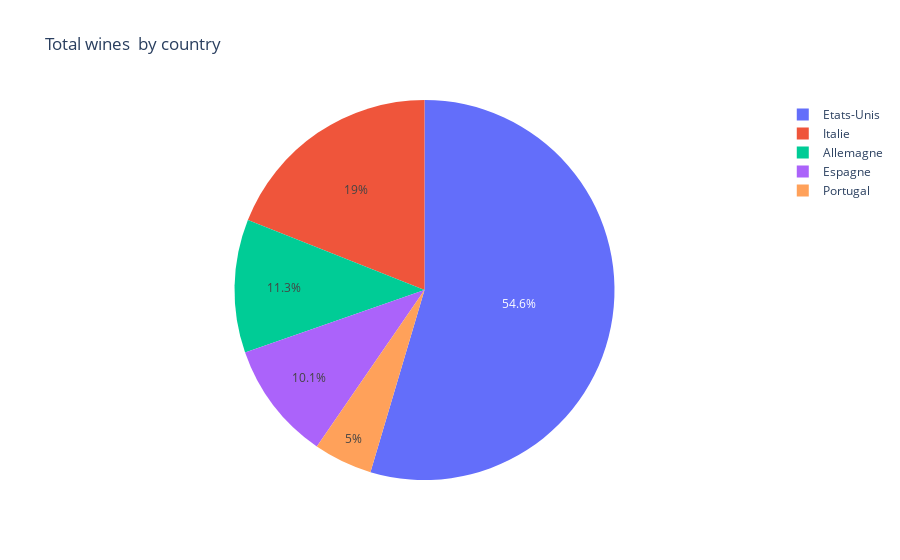
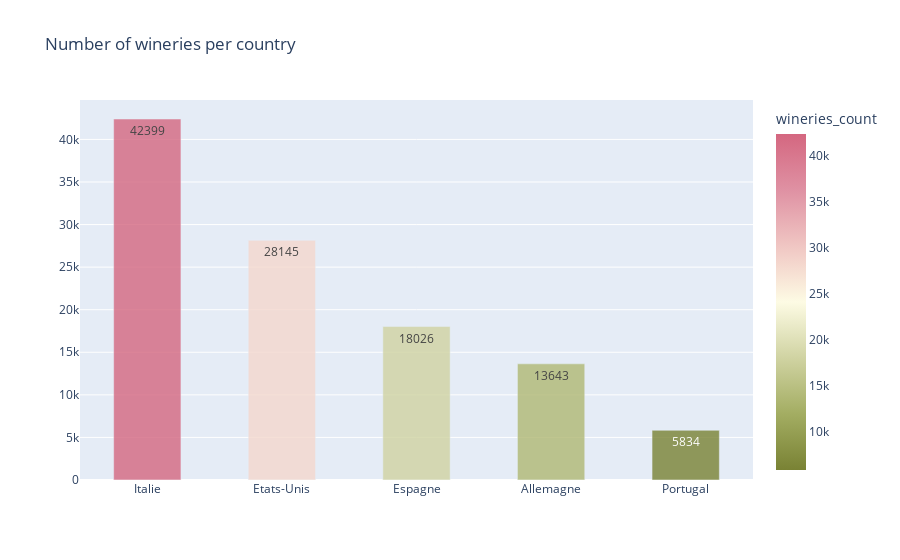
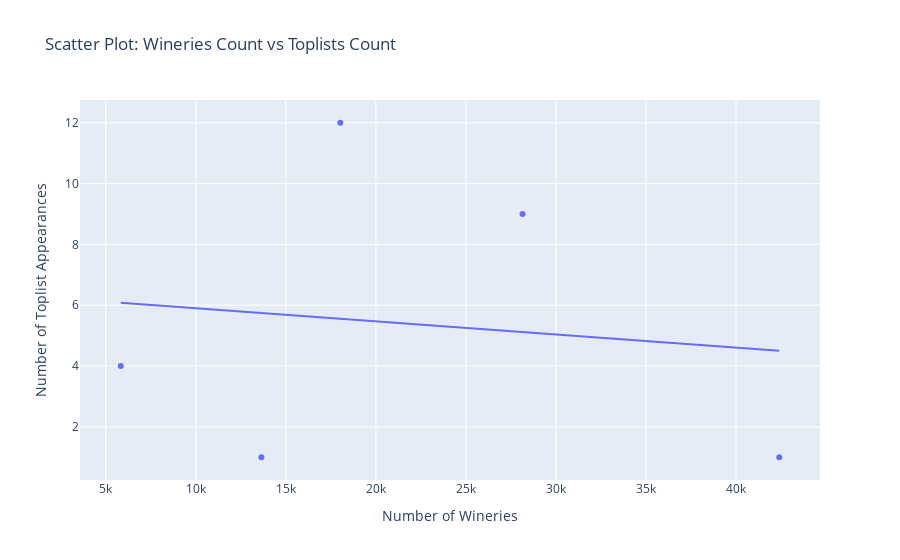
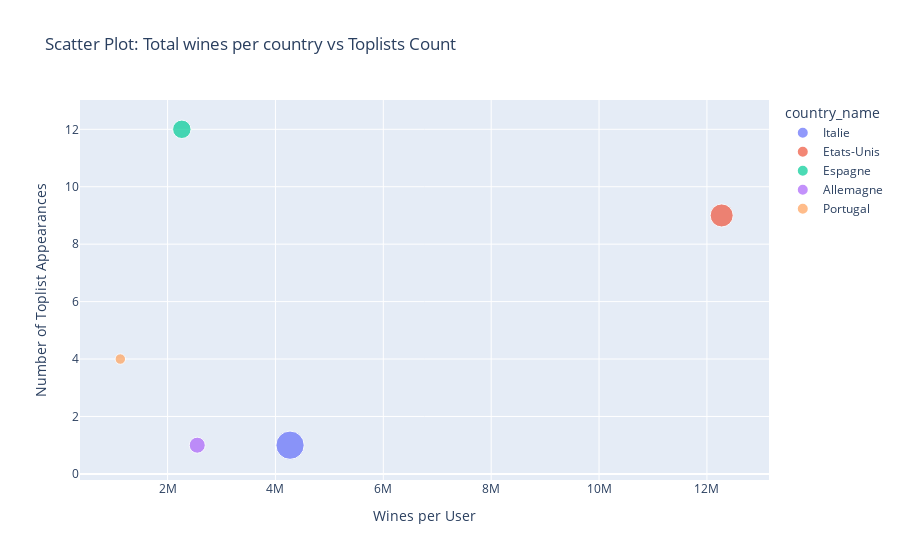

Notebook code cell kept with these figures, in order:
### Code cell
# Q2
df=pd.read_csv('../CSVs/2.csv')
df.sort_values('wineries_count',ascending=False,inplace=True)

fig2a=px.pie(df,values='wines_per_user',names='country_name',title='Total wines  by country')
fig2a.show()
fig2b = px.bar(df, 
             x='country_name', 
             y='wineries_count', 
             title='Number of wineries per country', 
             color='wineries_count',
            #  range_y=[0, 160000],
             text=df['wineries_count'],
             opacity=0.8,
                color_continuous_scale=px.colors.diverging.Armyrose
            
            
            
             
            ) 
fig2b.update_xaxes(tickfont=dict(size=12),title_text='')
fig2b.update_yaxes(tickfont=dict(size=12),title_text='')
fig2b.update_layout(bargap=0.5)    

fig2b.show()

fig2c = px.scatter(df, x='wineries_count', y='toplists_count',
                  title='Scatter Plot: Wineries Count vs Toplists Count',
                  labels={'wineries_count': 'Number of Wineries',
                          'toplists_count': 'Number of Toplist Appearances'},
                  trendline='ols')  
fig2c.show()


fig2d = px.scatter(df, x='wines_per_user', y='toplists_count',
                 title='Scatter Plot: Total wines per country vs Toplists Count',
                 labels={'wines_per_user': 'Wines per User',
                         'toplists_count': 'Number of Toplist Appearances'},
                 color='country_name',  
                 size='wineries_count',  
                 hover_data=['country_name'],  
                 trendline='ols')  
fig2d.show()

### Figure 1 — Plotly figure (JSON) as saved in the notebook; plotly's stock layout.template omitted (floating-point values rounded to 4 significant figures)
{"data": [{"domain": {"x": [0, 1], "y": [0, 1]}, "hovertemplate": "country_name=%{label}<br>wines_per_user=%{value}<extra></extra>", "labels": ["Italie", "Etats-Unis", "Espagne", "Allemagne", "Portugal"], "legendgroup": "", "name": "", "showlegend": true, "type": "pie", "values": [4270717, 12273684, 2264396, 2549989, 1123535]}], "layout": {"legend": {"tracegroupgap": 0}, "title": {"text": "Total wines  by country"}}}

### Figure 2 — Plotly figure (JSON) as saved in the notebook; plotly's stock layout.template omitted (floating-point values rounded to 4 significant figures)
{"data": [{"alignmentgroup": "True", "hovertemplate": "country_name=%{x}<br>wineries_count=%{marker.color}<extra></extra>", "legendgroup": "", "marker": {"color": [42399, 28145, 18026, 13643, 5834], "coloraxis": "coloraxis", "opacity": 0.8, "pattern": {"shape": ""}}, "name": "", "offsetgroup": "", "orientation": "v", "showlegend": false, "text": [42399, 28145, 18026, 13643, 5834], "textposition": "auto", "type": "bar", "x": ["Italie", "Etats-Unis", "Espagne", "Allemagne", "Portugal"], "xaxis": "x", "y": [42399, 28145, 18026, 13643, 5834], "yaxis": "y"}], "layout": {"bargap": 0.5, "barmode": "relative", "coloraxis": {"colorbar": {"title": {"text": "wineries_count"}}, "colorscale": [[0, "rgb(121, 130, 52)"], [0.1667, "rgb(163, 173, 98)"], [0.3333, "rgb(208, 211, 162)"], [0.5, "rgb(253, 251, 228)"], [0.6667, "rgb(240, 198, 195)"], [0.8333, "rgb(223, 145, 163)"], [1, "rgb(212, 103, 128)"]]}, "legend": {"tracegroupgap": 0}, "title": {"text": "Number of wineries per country"}, "xaxis": {"anchor": "y", "domain": [0, 1], "tickfont": {"size": 12}, "title": {"text": ""}}, "yaxis": {"anchor": "x", "domain": [0, 1], "tickfont": {"size": 12}, "title": {"text": ""}}}}

### Figure 3 — Plotly figure (JSON) as saved in the notebook; plotly's stock layout.template omitted (floating-point values rounded to 4 significant figures)
{"data": [{"hovertemplate": "Number of Wineries=%{x}<br>Number of Toplist Appearances=%{y}<extra></extra>", "legendgroup": "", "marker": {"color": "#636efa", "symbol": "circle"}, "mode": "markers", "name": "", "orientation": "v", "showlegend": false, "type": "scatter", "x": [42399, 28145, 18026, 13643, 5834], "xaxis": "x", "y": [1, 9, 12, 1, 4], "yaxis": "y"}, {"hovertemplate": "<b>OLS trendline</b><br>toplists_count = -4.30687e-05 * wineries_count + 6.33069<br>R<sup>2</sup>=0.015268<br><br>Number of Wineries=%{x}<br>Number of Toplist Appearances=%{y} <b>(trend)</b><extra></extra>", "legendgroup": "", "marker": {"color": "#636efa", "symbol": "circle"}, "mode": "lines", "name": "", "showlegend": false, "type": "scatter", "x": [5834, 13643, 18026, 28145, 42399], "xaxis": "x", "y": [6.079, 5.743, 5.554, 5.119, 4.505], "yaxis": "y"}], "layout": {"legend": {"tracegroupgap": 0}, "title": {"text": "Scatter Plot: Wineries Count vs Toplists Count"}, "xaxis": {"anchor": "y", "domain": [0, 1], "title": {"text": "Number of Wineries"}}, "yaxis": {"anchor": "x", "domain": [0, 1], "title": {"text": "Number of Toplist Appearances"}}}}

### Figure 4 — Plotly figure (JSON) as saved in the notebook; plotly's stock layout.template omitted (floating-point values rounded to 4 significant figures)
{"data": [{"customdata": [["Italie"]], "hovertemplate": "country_name=%{customdata[0]}<br>Wines per User=%{x}<br>Number of Toplist Appearances=%{y}<br>wineries_count=%{marker.size}<extra></extra>", "legendgroup": "Italie", "marker": {"color": "#636efa", "size": [42399], "sizemode": "area", "sizeref": 106.0, "symbol": "circle"}, "mode": "markers", "name": "Italie", "orientation": "v", "showlegend": true, "type": "scatter", "x": [4270717], "xaxis": "x", "y": [1], "yaxis": "y"}, {"hovertemplate": "country_name=Italie<extra></extra>", "legendgroup": "Italie", "marker": {"color": "#636efa", "symbol": "circle"}, "mode": "lines", "name": "Italie", "showlegend": false, "type": "scatter", "xaxis": "x", "yaxis": "y"}, {"customdata": [["Etats-Unis"]], "hovertemplate": "country_name=%{customdata[0]}<br>Wines per User=%{x}<br>Number of Toplist Appearances=%{y}<br>wineries_count=%{marker.size}<extra></extra>", "legendgroup": "Etats-Unis", "marker": {"color": "#EF553B", "size": [28145], "sizemode": "area", "sizeref": 106.0, "symbol": "circle"}, "mode": "markers", "name": "Etats-Unis", "orientation": "v", "showlegend": true, "type": "scatter", "x": [12273684], "xaxis": "x", "y": [9], "yaxis": "y"}, {"hovertemplate": "country_name=Etats-Unis<extra></extra>", "legendgroup": "Etats-Unis", "marker": {"color": "#EF553B", "symbol": "circle"}, "mode": "lines", "name": "Etats-Unis", "showlegend": false, "type": "scatter", "xaxis": "x", "yaxis": "y"}, {"customdata": [["Espagne"]], "hovertemplate": "country_name=%{customdata[0]}<br>Wines per User=%{x}<br>Number of Toplist Appearances=%{y}<br>wineries_count=%{marker.size}<extra></extra>", "legendgroup": "Espagne", "marker": {"color": "#00cc96", "size": [18026], "sizemode": "area", "sizeref": 106.0, "symbol": "circle"}, "mode": "markers", "name": "Espagne", "orientation": "v", "showlegend": true, "type": "scatter", "x": [2264396], "xaxis": "x", "y": [12], "yaxis": "y"}, {"hovertemplate": "country_name=Espagne<extra></extra>", "legendgroup": "Espagne", "marker": {"color": "#00cc96", "symbol": "circle"}, "mode": "lines", "name": "Espagne", "showlegend": false, "type": "scatter", "xaxis": "x", "yaxis": "y"}, {"customdata": [["Allemagne"]], "hovertemplate": "country_name=%{customdata[0]}<br>Wines per User=%{x}<br>Number of Toplist Appearances=%{y}<br>wineries_count=%{marker.size}<extra></extra>", "legendgroup": "Allemagne", "marker": {"color": "#ab63fa", "size": [13643], "sizemode": "area", "sizeref": 106.0, "symbol": "circle"}, "mode": "markers", "name": "Allemagne", "orientation": "v", "showlegend": true, "type": "scatter", "x": [2549989], "xaxis": "x", "y": [1], "yaxis": "y"}, {"hovertemplate": "country_name=Allemagne<extra></extra>", "legendgroup": "Allemagne", "marker": {"color": "#ab63fa", "symbol": "circle"}, "mode": "lines", "name": "Allemagne", "showlegend": false, "type": "scatter", "xaxis": "x", "yaxis": "y"}, {"customdata": [["Portugal"]], "hovertemplate": "country_name=%{customdata[0]}<br>Wines per User=%{x}<br>Number of Toplist Appearances=%{y}<br>wineries_count=%{marker.size}<extra></extra>", "legendgroup": "Portugal", "marker": {"color": "#FFA15A", "size": [5834], "sizemode": "area", "sizeref": 106.0, "symbol": "circle"}, "mode": "markers", "name": "Portugal", "orientation": "v", "showlegend": true, "type": "scatter", "x": [1123535], "xaxis": "x", "y": [4], "yaxis": "y"}, {"hovertemplate": "country_name=Portugal<extra></extra>", "legendgroup": "Portugal", "marker": {"color": "#FFA15A", "symbol": "circle"}, "mode": "lines", "name": "Portugal", "showlegend": false, "type": "scatter", "xaxis": "x", "yaxis": "y"}], "layout": {"legend": {"itemsizing": "constant", "title": {"text": "country_name"}, "tracegroupgap": 0}, "title": {"text": "Scatter Plot: Total wines per country vs Toplists Count"}, "xaxis": {"anchor": "y", "domain": [0, 1], "title": {"text": "Wines per User"}}, "yaxis": {"anchor": "x", "domain": [0, 1], "title": {"text": "Number of Toplist Appearances"}}}}
